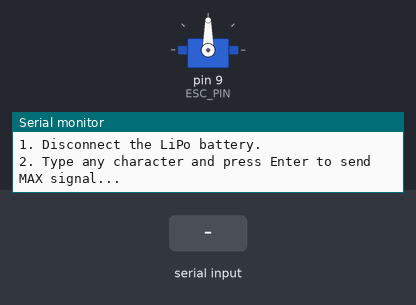
Recording of a sketch running on a simulated Arduino Uno, built with avr-gcc and run on an emulated ATmega328P. Parts: servo, the last lines printed to the serial monitor. Inputs (shaded band) come from the test bench.

Above: at 0.9 s.
1.0 s: "90,45\n" received over Serial
At 1.9 s:
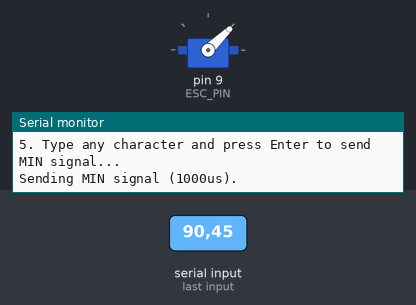
Timing chart, 0 to 4.0 s (numbered marks = the images above; inputs shaded):
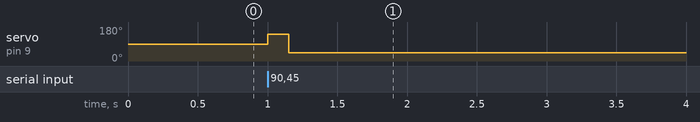

The sketch:

esc_calibration.ino
```cpp
#include <Servo.h>

#define MAX_SIGNAL 2000 // Standard max pulse length in microseconds
#define MIN_SIGNAL 1000 // Standard min pulse length in microseconds
#define ESC_PIN 9       // Pin connected to the ESC signal wire

Servo esc;

int current_throttle = 1000;

void setup() {
  Serial.begin(9600);
  esc.attach(ESC_PIN);

  Serial.println("--- ESC Calibration Started ---");
  Serial.println("1. Disconnect the LiPo battery.");
  Serial.println("2. Type any character and press Enter to send MAX signal...");

  // Wait for user to type something to proceed
  wait_for_input();

  // Step 1: Send High Signal
  Serial.println("Sending MAX signal (2000us).");
  esc.writeMicroseconds(MAX_SIGNAL);

  Serial.println("3. NOW connect the LiPo battery.");
  Serial.println("4. Wait for the ESC to beep (usually 2 short beeps).");
  Serial.println("5. Type any character and press Enter to send MIN signal...");

  // Wait for user to connect battery and confirm
  wait_for_input();

  // Step 2: Send Low Signal
  Serial.println("Sending MIN signal (1000us).");
  esc.writeMicroseconds(MIN_SIGNAL);

  delay(4000);

  Serial.println("6. Wait for a long confirmation beep.");
  Serial.println("Calibration Complete! You can now use the Serial Monitor to test.");
}

void loop() {
  if (Serial.available() > 0) {
    int val = Serial.parseInt();
    if (val >= 1000 && val <= 2000) {
      Serial.print("Setting throttle to: ");
      Serial.println(val);
      current_throttle = val;
    }
  }
  esc.writeMicroseconds(current_throttle);
}

// Helper function to pause until Serial input is received
void wait_for_input() {
  while (Serial.available() == 0) {
    // Do nothing until input arrives
  }
  while (Serial.available() > 0) {
    Serial.read(); // Clear the buffer
  }
}
```

Measured:
- after the input at 1.0 s, servo on pin 9 (ESC_PIN): 90° → 141° at once, → 44° 0.15 s later
